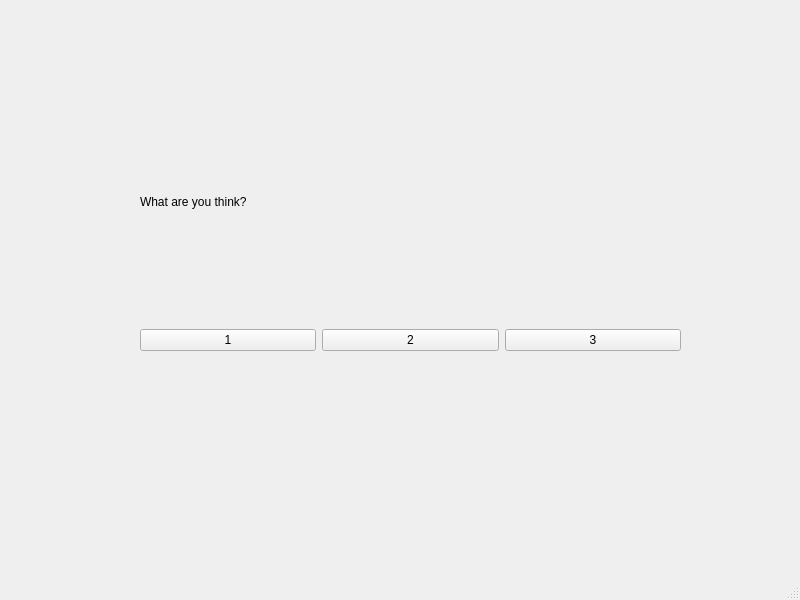
<?xml version="1.0" encoding="UTF-8"?>
<ui version="4.0">
 <class>MainWindow1</class>
 <widget class="QMainWindow" name="MainWindow1">
  <property name="geometry">
   <rect>
    <x>0</x>
    <y>0</y>
    <width>800</width>
    <height>600</height>
   </rect>
  </property>
  <property name="windowTitle">
   <string>MainWindow</string>
  </property>
  <widget class="QWidget" name="centralwidget">
   <widget class="QWidget" name="verticalLayoutWidget">
    <property name="geometry">
     <rect>
      <x>140</x>
      <y>80</y>
      <width>541</width>
      <height>271</height>
     </rect>
    </property>
    <layout class="QVBoxLayout" name="verticalLayout">
     <item>
      <widget class="QLabel" name="label">
       <property name="lineWidth">
        <number>8</number>
       </property>
       <property name="text">
        <string>What are you think?</string>
       </property>
      </widget>
     </item>
     <item>
      <layout class="QHBoxLayout" name="horizontalLayout">
       <item>
        <widget class="QPushButton" name="pushButton_3">
         <property name="text">
          <string>1</string>
         </property>
        </widget>
       </item>
       <item>
        <widget class="QPushButton" name="pushButton_2">
         <property name="text">
          <string>2</string>
         </property>
        </widget>
       </item>
       <item>
        <widget class="QPushButton" name="pushButton">
         <property name="text">
          <string>3</string>
         </property>
        </widget>
       </item>
      </layout>
     </item>
    </layout>
   </widget>
  </widget>
  <widget class="QMenuBar" name="menubar">
   <property name="geometry">
    <rect>
     <x>0</x>
     <y>0</y>
     <width>800</width>
     <height>21</height>
    </rect>
   </property>
  </widget>
  <widget class="QStatusBar" name="statusbar"/>
 </widget>
 <resources/>
 <connections/>
</ui>
